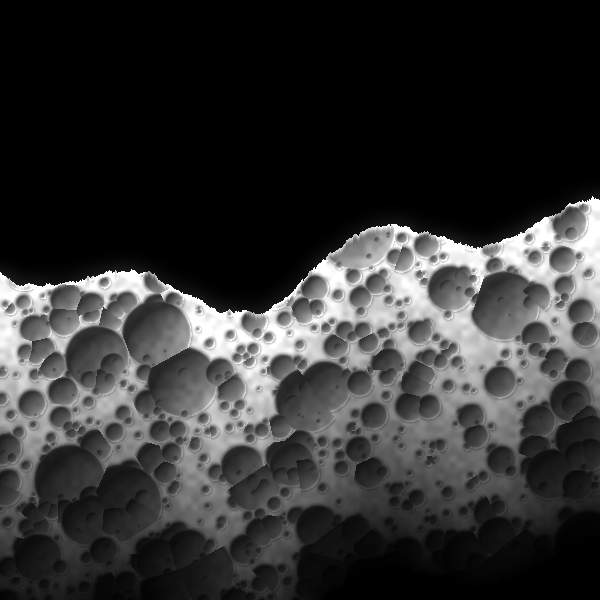
#> input picture examples/computed-sheets-kit/art/foam.png, 600 x 600 px; its folder holds 4 pictures in this run
$ python constructivist.py
#> lines starting #> are read from the running program, lines starting #| are printed output that depends on the picture; after the words box and inside, x2 and y2 are one past the last pixel; in counts of white or black regions, pixels touching at a corner belong together
# Constructivist composition from computed materials (faktura): each material is cut by a geometric mask.
import numpy as np, os
ART = os.path.join(os.path.dirname(os.path.abspath(__file__)), '..', 'art')
from PIL import Image
W,H=1920,1080; yy,xx=np.mgrid[0:H,0:W].astype(float); rng=np.random.default_rng(4)
def fbm(h,w,seed,oct=5):
#> called with h = 1080, w = 1920, seed = 1, oct = 5
    r=np.random.default_rng(seed); out=np.zeros((h,w))
    for o in range(oct):
        g=r.random((h//max(2,48>>o)+2,w//max(2,48>>o)+2)); out+=np.array(Image.fromarray((g*255).astype(np.uint8)).resize((w,h),Image.BICUBIC))/255./(2**o*.8)
    return (out-out.min())/(out.max()-out.min())
paper=np.stack([np.full((H,W),.93),np.full((H,W),.90),np.full((H,W),.84)],-1)*(0.93+.07*fbm(H,W,1))[...,None]
img=paper.copy()
def put(mask,tex):
    global img; img=np.where(mask[...,None],tex,img)
# 1 · dusk disc
cx,cy,R=1240,430,330; disc=(xx-cx)**2+(yy-cy)**2<R*R
t=(yy-(cy-R))/(2*R); k=np.clip((.6-t)/.6,0,1)
blue=np.array([.33,.52,.82]); vio=np.array([.62,.55,.72]); ora=np.array([1.0,.42,.1])
sky=np.where(k[...,None]>.35,blue*((k[...,None]-.35)/.65)+vio*(1-(k[...,None]-.35)/.65),vio*(k[...,None]/.35)+ora*(1-k[...,None]/.35))
sky=np.where((t>.6)[...,None],np.array([.09,.05,.06]),sky)+np.exp(-((t-.6)/.008)**2)[...,None]*np.array([1,.6,.2])
put(disc,sky)
# 2 · sand ripples in a long diagonal band (−24°)
a=np.deg2rad(-24); u=(xx-200)*np.cos(a)+(yy-760)*np.sin(a); v=-(xx-200)*np.sin(a)+(yy-760)*np.cos(a)
band=(np.abs(v)<120)&(u>-200)&(u<1900)
rip=np.sin((v+fbm(H,W,3)*40+u*.05)/7)
sand=np.where(rip>.55,.16,.82)*(0.85+.15*fbm(H,W,4)); sandc=np.stack([sand*.95+.04,sand*.86+.03,sand*.7+.02],-1)
put(band,sandc)
# 3 · porous crust in a rectangle, black above its crest
rx0,ry0,rx1,ry1=120,120,620,620; rect=(xx>=rx0)&(xx<rx1)&(yy>=ry0)&(yy<ry1)
foam=np.array(Image.open(os.path.join(ART, 'foam.png')).convert('L').resize((rx1-rx0,ry1-ry0)))/255.
f=np.zeros((H,W)); f[ry0:ry1,rx0:rx1]=foam; put(rect,np.stack([f,f,f],-1))
#> after `f[ry0:ry1, rx0:rx1] = foam`:
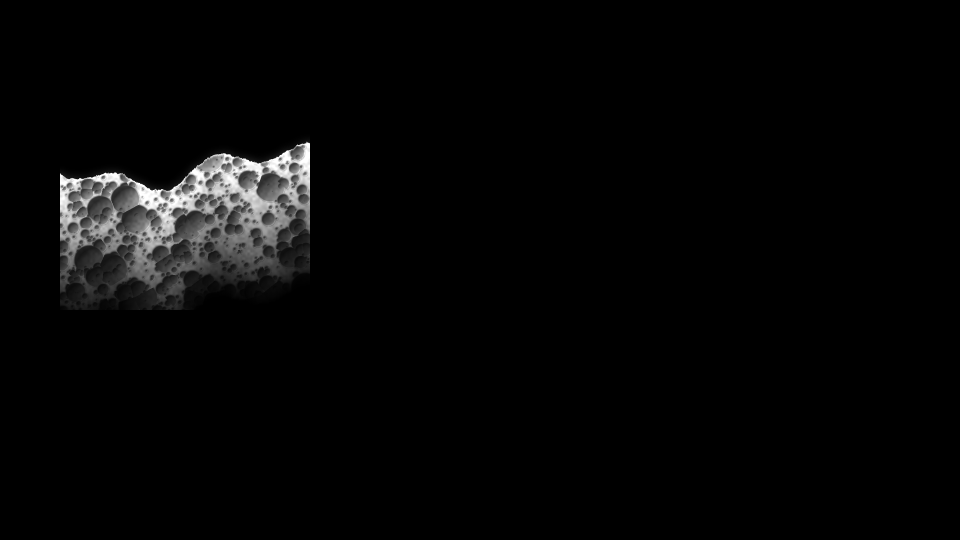
#> f: shape (1080, 1920) float64 (shown at 1/2 size); min 0, max 1, mean 0.0242
#> after `put(rect, np.stack([f, f, f], -1))`:
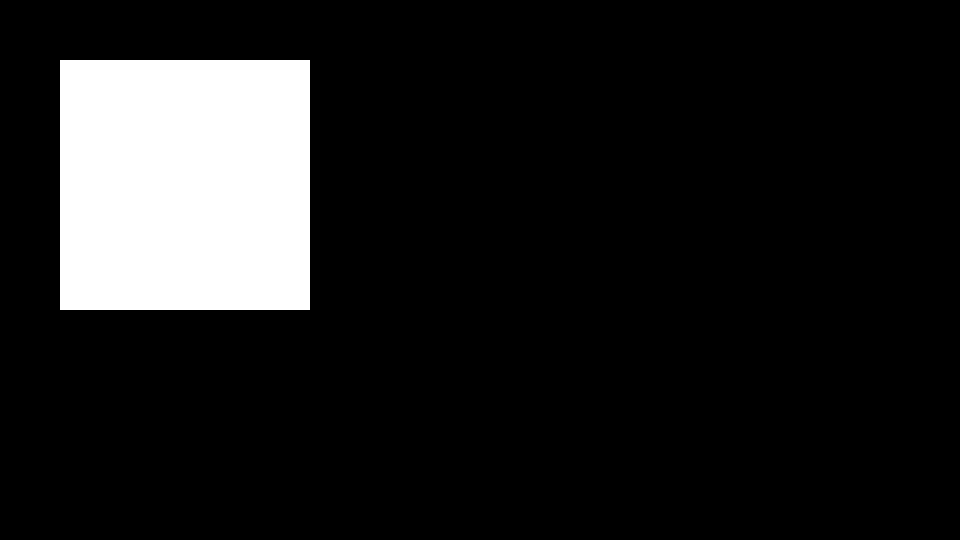
#> rect: shape (1080, 1920) bool (shown at 1/2 size); 12.1% white; 1 white region, box (x1, y1, x2, y2) and area: (120, 120, 620, 620) 250000
# 4 · red wedge cutting the disc, and black bars
wedge=(yy>-0.62*(xx-860)+620)&(yy<-0.62*(xx-860)+700)&(xx>760)&(xx<1700)
put(wedge,np.array([.80,.12,.08])*np.ones((H,W,3)))
put((xx>1660)&(xx<1700)&(yy>120)&(yy<960),np.zeros((H,W,3))+.05)
put((xx>120)&(xx<1000)&(yy>900)&(yy<930),np.zeros((H,W,3))+.05)
# 5 · yellow paper square, torn edge on top, rotated 8°
b=np.deg2rad(8); uu=(xx-1450)*np.cos(b)+(yy-830)*np.sin(b); vv=-(xx-1450)*np.sin(b)+(yy-830)*np.cos(b)
tear=-130+np.interp(uu,np.arange(-200,200),np.cumsum(rng.normal(0,1.4,400)))
yel=(np.abs(uu)<150)&(vv>tear)&(vv<150)
put(yel,np.stack([np.full((H,W),.93),np.full((H,W),.78),np.full((H,W),.22)],-1)*(0.9+.1*fbm(H,W,6))[...,None])
img=np.clip(img+np.random.default_rng(2).normal(0,.045,(H,W))[...,None],0,1)
Image.fromarray((img*255).astype(np.uint8)).save(os.path.join(ART, 'constructivist.jpg'), quality=88); print('ok')
#> after `Image.fromarray((img * 255).astype(np.uint8)).save(os.path.join(ART, '`:
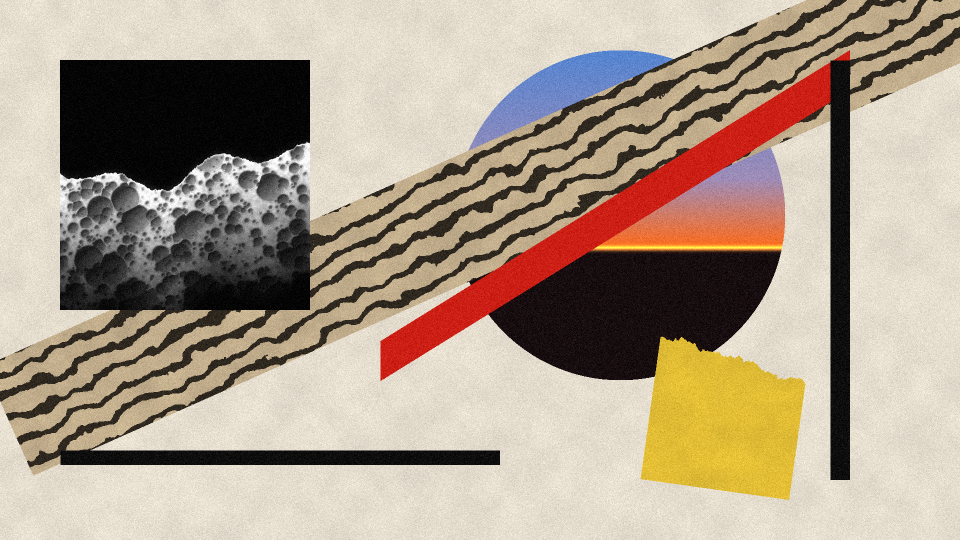
#> saved as constructivist.jpg: PIL image 1920x1080 RGB (shown at 1/2 size); mean R, G, B 172.3, 156.5, 139
